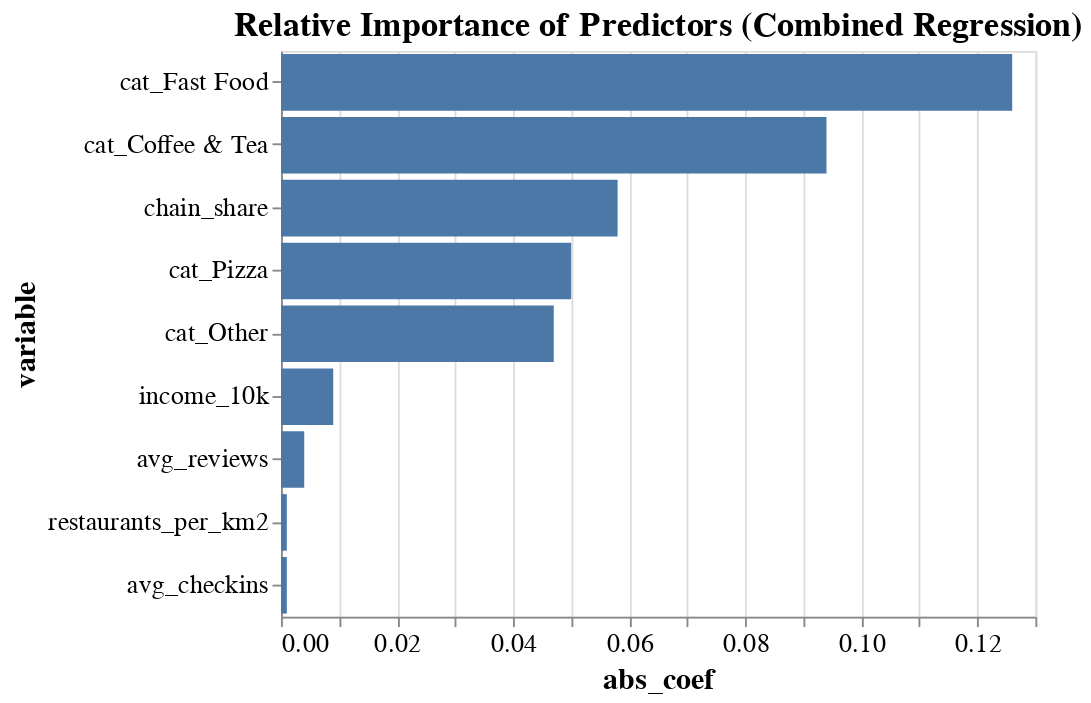

Notebook code cell kept with this figure:
### Code cell
coef_df = (
    coef_table_rounded.drop(index='const')      # drop intercept
              .assign(abs_coef=lambda d: d['coef'].abs())
              .sort_values('abs_coef', ascending=True)
              .reset_index()
              .rename(columns={'index': 'variable'})
)

importance_plot = (
    alt.Chart(coef_df)
      .mark_bar()
      .encode(
          x='abs_coef:Q',
          y=alt.Y('variable:N', sort='-x'),
          tooltip=['variable', 'coef', 'p_value']
      )
      .properties(
          title='Relative Importance of Predictors (Combined Regression)',
          width=400,
          height=300
      )
)

importance_plot.configure_title(
    fontSize=22,     
    font='Arial',
    fontWeight='bold'
).configure_axis(
    labelFontSize=14,
    titleFontSize=16
).configure_legend(
    labelFontSize=14,
    titleFontSize=16
).configure_title(
    fontSize=18
)

### Figure 1 — Vega-Lite specification as saved in the notebook (floating-point values rounded to 4 significant figures)
{"config": {"view": {"continuousWidth": 300, "continuousHeight": 300}, "axis": {"labelFontSize": 14, "titleFontSize": 16}, "legend": {"labelFontSize": 14, "titleFontSize": 16}, "title": {"fontSize": 18}}, "data": {"name": "data-b1aa78ea07935d93854557bfe3954175"}, "mark": {"type": "bar"}, "encoding": {"tooltip": [{"field": "variable", "type": "nominal"}, {"field": "coef", "type": "quantitative"}, {"field": "p_value", "type": "quantitative"}], "x": {"field": "abs_coef", "type": "quantitative"}, "y": {"field": "variable", "sort": "-x", "type": "nominal"}}, "height": 300, "title": "Relative Importance of Predictors (Combined Regression)", "width": 400, "$schema": "https://vega.github.io/schema/vega-lite/v5.20.1.json", "datasets": {"data-b1aa78ea07935d93854557bfe3954175": [{"variable": "restaurants_per_km2", "coef": 0.001, "p_value": 0.111, "abs_coef": 0.001}, {"variable": "avg_checkins", "coef": 0.001, "p_value": 0.282, "abs_coef": 0.001}, {"variable": "avg_reviews", "coef": -0.004, "p_value": 0.018, "abs_coef": 0.004}, {"variable": "income_10k", "coef": -0.009, "p_value": 0.348, "abs_coef": 0.009}, {"variable": "cat_Other", "coef": -0.047, "p_value": 0.232, "abs_coef": 0.047}, {"variable": "cat_Pizza", "coef": -0.05, "p_value": 0.388, "abs_coef": 0.05}, {"variable": "chain_share", "coef": -0.058, "p_value": 0.76, "abs_coef": 0.058}, {"variable": "cat_Coffee & Tea", "coef": -0.094, "p_value": 0.312, "abs_coef": 0.094}, {"variable": "cat_Fast Food", "coef": -0.126, "p_value": 0.216, "abs_coef": 0.126}]}}
